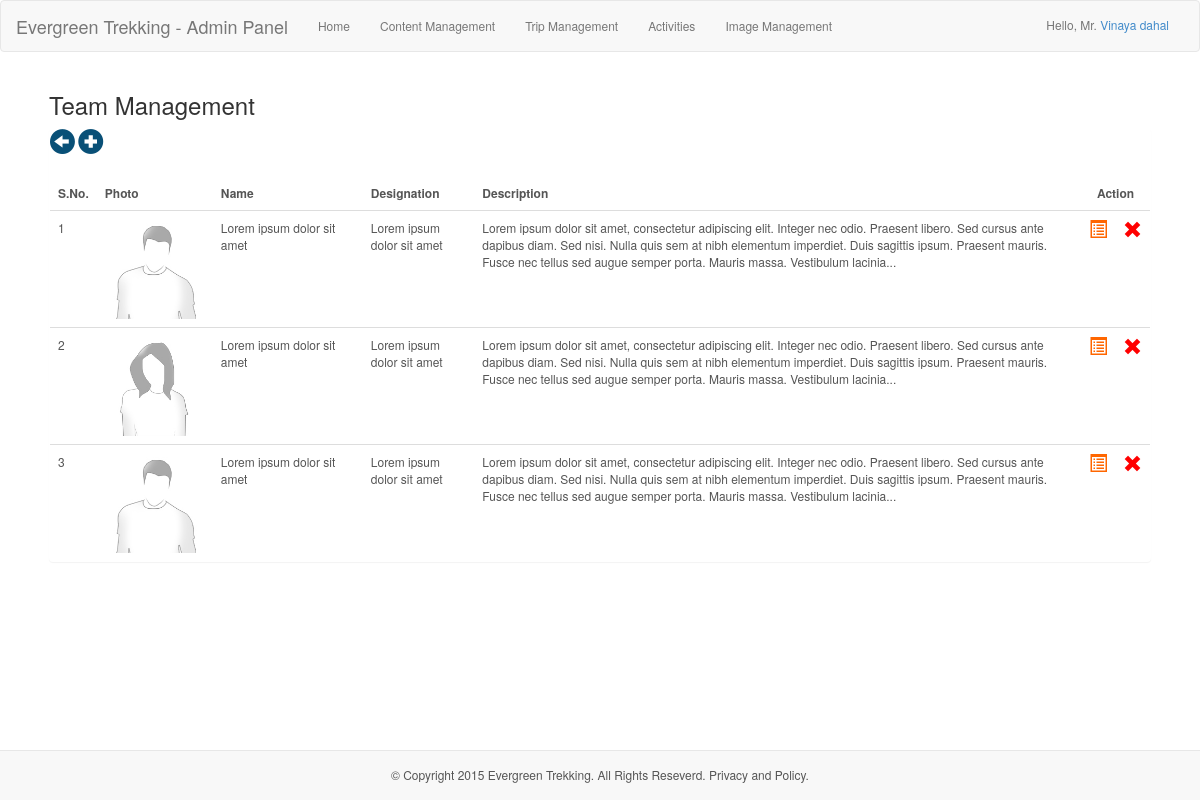
Page /admin/manageTeam/ (signed in) on the committed database.
### tables this page shows
CREATE TABLE `user` (
  `id` int(11) NOT NULL AUTO_INCREMENT,
  `name` varchar(255) NOT NULL,
  `gender` varchar(255) NOT NULL,
  `email` varchar(255) NOT NULL,
  `username` varchar(255) NOT NULL,
  `password` varchar(255) NOT NULL,
  `role` varchar(255) NOT NULL,
  PRIMARY KEY (`id`)
);

CREATE TABLE `team` (
  `id` int(11) NOT NULL AUTO_INCREMENT,
  `photo` varchar(255) NOT NULL,
  `name` varchar(255) NOT NULL,
  `gender` varchar(255) NOT NULL,
  `designation` varchar(255) NOT NULL,
  `description` text NOT NULL,
  PRIMARY KEY (`id`)
);

CREATE TABLE `content` (
  `id` int(11) NOT NULL AUTO_INCREMENT,
  `title` varchar(200) NOT NULL,
  `content` mediumtext NOT NULL,
  `desc` text NOT NULL,
  `keyword` varchar(200) NOT NULL,
  `metadata` mediumtext NOT NULL,
  PRIMARY KEY (`id`),
  UNIQUE KEY `type` (`keyword`)
);

### admin/controller/teamController.php (called while the page is built, shortened)
<?php
if (!empty($_GET['target'])) {
    $target = $_GET['target'];
    if ($target == 'showAll') {
        $title = "Manage Team";
        $allData = $obj_query->select_all('team');
        if (!empty($allData)) {
            $i = 1;
            foreach ($allData as $key => $value) {
                if (!empty($value['photo'])) {
                    $status = checkThumb($value['photo']);
                    if (empty($status)) {
                        $thumbPath = createThumbnail($_SESSION['rootDir'] . '/' . $value['photo']);
                    } else {
                        $thumbPath = $status;
                    }
                } else {
                    if ($value['gender'] == 'Male' || $value['gender'] == 'male') {
                        $thumbPath = 'images/team/blankMale.jpg';
                    } else {
                        $thumbPath = 'images/team/blankFemale.jpg';
                    }
                }
                $info[] = array(
                    'sn' => $i++, 'id' => $value['id'], 'photo' => baseUrl . $thumbPath,
                    'name' => $value['name'], 'desc' => $value['description'],
                    'designation' => $value['designation']);
            }
        }
    }
}

### init.php (called while the page is built, shortened)
<?php
require 'model/query_pak.php';
$obj_query = new query();

### model/query_pak.php (called while the page is built, shortened)
<?php
class query {
    private $dbh;
    public function __construct() {
        if (setPersistence == TRUE) {
            $this->dbh = new PDO("mysql:host=" . host . ";dbname=" . database, username, password, array(PDO::ATTR_PERSISTENT => true));
        } elseif (setPersistence == FALSE) {
            $this->dbh = new PDO("mysql:host=" . host . ";dbname=" . database, username, password);
        } else {
            echo 'Persistence must be set to TRUE or FALSE';
            exit();
        }
    }
    function select_single($col, $table, $id, $val) {
        $field = "`" . implode("`,`", $col) . "`";
        if (is_array($id) && is_array($val)) {
            $query = "SELECT " . $field . " FROM `$table` WHERE `$id[0]`=? AND `$id[1]`=?";
            $bind = $this->dbh->prepare($query);
            $bind->bindParam(1, $val[0]);
            $bind->bindParam(2, $val[1]);
            $res = $bind->execute();
            if ($res == true) {
                return($bind->fetch(PDO::FETCH_ASSOC));
            }
        } elseif (!is_array($id) || empty($id) && !is_array($val) || empty($val)) {
            $query = "SELECT " . $field . " FROM `$table` WHERE $id=?";
            $bind = $this->dbh->prepare($query);
            $bind->bindParam(1, $val);
            $res = $bind->execute();
            if ($res == true) {
                return ($bind->fetch(PDO::FETCH_ASSOC));
            }
        }
    }
    function select_all($table, $start = NULL, $dataPerPage = NULL) {
        if ($start == NULL && $dataPerPage == NULL) {
            $query = "SELECT * FROM $table";
        } else {
            $query = "SELECT * FROM $table LIMIT $start, $dataPerPage";
        }
        $val = $this->dbh->prepare($query);
        $res = $val->execute();
        if ($res == true) {
            return($val->fetchAll(PDO::FETCH_ASSOC));
        } else {
            return 0;
        }
    }
}

### admin/teamManagement.php (the view)
<?php
require '../init.php';
require 'controller/teamController.php';
require 'includes/header.php';
?>
<div class="admin_edit_center">
    <h3>Team Management</h3>
    <div class="panel">
        <a href="<?php echo baseUrl ?>admin/home/" style="outline: 0px;" title="Back"><i class="glyphicon glyphicon-circle-arrow-left back_btn"></i></a>
        <a href="<?php echo baseUrl ?>admin/addTeam/" style="outline: 0px;" title="Add"><i class="glyphicon glyphicon-plus-sign back_btn"></i></a>
        <table class="table table-hover table_override_content">
            <tr>
                <th width="20">S.No.</th>
                <th>Photo</th>
                <th>Name</th>
                <th>Designation</th>
                <th>Description</th>
                <th colspan="2" style="text-align: center">Action</th>
            </tr>
            <?php
            if (!empty($info)) {
                foreach ($info as $info) {
                    ?>
                    <tr>
                        <td width="5"><a href="<?php echo baseUrl ?>admin/editTeam/<?php echo $info['id']; ?>/"><?php echo $info['sn']; ?></a></td>
                        <td><a href="<?php echo baseUrl ?>admin/editTeam/<?php echo $info['id']; ?>/"><img src="<?php echo $info['photo'] ?>" class="productImg" /></a></td>
                        <td width="150"><a href="editTeam/<?php echo $info['id']; ?>/"><?php echo $info['name']; ?></a></td>
                        <td><?php echo $info['designation']; ?></td>
                        <td><?php
                            if (strlen($info['desc']) < 290) {
                                echo $info['desc'];
                            } else {
                                echo substr($info['desc'], 0, 290) . '...';
                            }
                            ?></td>
                        <td width="10"><a href="<?php echo baseUrl ?>admin/editTeam/<?php echo $info['id']; ?>/" title="Edit"><i class="glyphicon glyphicon-list-alt glyphicon_list_override"></i></a></td>
                        <td width="10"><a href="<?php echo baseUrl ?>admin/deleteTeam/<?php echo $info['id']; ?>/" title="Delete" onclick="return confirm('Are you sure?');"><i class="glyphicon glyphicon-remove glyphicon_delete_override"></i></a></td>
                    </tr>
                    <?php
                }
            }
            ?>
        </table>
    </div>
</div>
<?php
require 'includes/footer.php';

### admin/includes/header.php (shortened to what this page needs)
<?php
$segments = explode('/', $_SERVER['REQUEST_URI']);
$page = $segments[count($segments) - 2];
if (!empty($_SESSION['id'])) {
    $col = array('username', 'password', 'name', 'gender', 'email', 'role');
    $id = 'id';
    $val = $_SESSION['id'];
    $userData = $obj_query->select_single($col, 'user', $id, $val);
    $name = $userData['name'];
    $gender = $userData['gender'];
}
?>
<!DOCTYPE html>
<html>
    <head>
        <link href="<?php echo baseUrl; ?>css/baseStyle.css" type="text/css" rel="stylesheet" />
        <link href="<?php echo baseUrl; ?>css/adminStyle.css" type="text/css" rel="stylesheet" />
    </head>
    <body <?php
    if (!empty($_SESSION['status']) && $_SESSION['status'] == 'ok') {
        echo 'onload="show_flash(\'success\');"';
    } elseif (!empty($_SESSION['status']) && $_SESSION['status'] == 'error') {
        echo 'onload="show_flash(\'failed\');"';
    }
    ?>>
            <?php
            if ($title != 'Login') {
                ?>
            <nav class="navbar navbar-default" style="margin: 0px" role="navigation">
                <div class="container-fluid">
                    <div class="navbar-header">
                        <a class="navbar-brand" href="<?php echo baseUrl; ?>admin/home">Evergreen Trekking - Admin Panel</a>
                    </div>
                    <div class="collapse navbar-collapse" id="bs-example-navbar-collapse-1">
                        <ul class="nav navbar-nav">
                            <li><a href="<?php echo baseUrl; ?>admin/home/" style="outline: 0px;">Home</a></li>
                            <li><a href="<?php echo baseUrl; ?>admin/contentManagement/" style="outline: 0px;">Content Management</a></li>
                            <li><a href="<?php echo baseUrl; ?>admin/tripManagement/1/" style="outline: 0px;">Trip Management</a></li>
                            <li><a href="<?php echo baseUrl; ?>admin/activities/1/" style="outline: 0px;">Activities</a></li>
                            <li><a href="<?php echo baseUrl; ?>admin/images/" style="outline: 0px;">Image Management</a></li>
                        </ul>
                        <span class="nav_user_info">Hello,
                            <?php
                            if ($gender == 'male' || $gender == 'Male') {
                                echo 'Mr. ';
                            } else {
                                echo 'Ms. ';
                            }
                            ?>
                            <a href="javascript:void(0);" id="name_link"><?php echo ucfirst($name); ?></a></span>
                    </div>
                </div>
            </nav>
            <?php
        }

### admin/includes/footer.php (shortened to what this page needs)
<?php
$col = array('content');
$id = 'keyword';
$val = 'copyright';
$res = $obj_query->select_single($col, 'content', $id, $val);
if (empty($res)) {
    $copyright = 'No data can be recieved.';
} else {
    $copyright = $res['content'];
}
?>
<nav class="<?php
if ($page == 'addContent' || $page == 'addTrip' || $title == 'TripManagement' || $title == 'EditInfo' || $title == 'EditTrip' || $title == 'AddTeam' || $title == 'EditTeam' || $title == 'EditSlider' || $title == 'ClientReview' || $title == 'EditReview' || !empty($footerName)) {
    echo 'footerNormal';
} else {
    echo 'navbar navbar-default navbar-fixed-bottom';
}
?>" style="z-index:0;" id="footerAdmin">
    <div class="footer_center">
        <?php
        if (!empty($copyright)) {
            echo $copyright;
        }
        ?>
    </div>
</nav>
</body>
</html>

### css/adminStyle.css (style rules this page uses)
* { padding:0; }
body { background:#fff; font-size:12px; }
.nav_user_info { color:#777; float:right; margin-top:15px; }
.admin_edit_center { margin:20px auto; width:1100px; display:table; }
.back_btn { color:#095077; font-size:25px; }
.table_override_content { margin-top:20px; width:1100px; color:#555; }
.table_override_content a { color:#555; outline:0; }
.productImg { display:block; height:auto; width:100px; }
.glyphicon_list_override { color:#f60; font-size:18px; }
.glyphicon_delete_override { color:red; font-size:19px; }
.footer_center { color:#555; margin-top:15px; text-align:center; }
.navbar-fixed-bottom { position:absolute; }

### rows in the picture
user: name "Vinaya dahal"
team: id "1", name "Lorem ipsum dolor sit amet", designation "Lorem ipsum dolor sit amet", description "Lorem ipsum dolor sit amet, consectetur adipiscing elit. Integer nec odio. Praesent libero. Sed cursus ante dapibus diam. Sed nisi. Nulla quis sem at nibh elementum imperdiet. Duis sagittis ipsum. Praesent mauris. Fusce nec tellus sed augue semper porta. Mauris massa. Vestibulum lacinia"
team: id "2", shows a picture, name "Lorem ipsum dolor sit amet", designation "Lorem ipsum dolor sit amet", description "Lorem ipsum dolor sit amet, consectetur adipiscing elit. Integer nec odio. Praesent libero. Sed cursus ante dapibus diam. Sed nisi. Nulla quis sem at nibh elementum imperdiet. Duis sagittis ipsum. Praesent mauris. Fusce nec tellus sed augue semper porta. Mauris massa. Vestibulum lacinia"
team: id "3", name "Lorem ipsum dolor sit amet", designation "Lorem ipsum dolor sit amet", description "Lorem ipsum dolor sit amet, consectetur adipiscing elit. Integer nec odio. Praesent libero. Sed cursus ante dapibus diam. Sed nisi. Nulla quis sem at nibh elementum imperdiet. Duis sagittis ipsum. Praesent mauris. Fusce nec tellus sed augue semper porta. Mauris massa. Vestibulum lacinia"
content: content "© Copyright 2015 Evergreen Trekking. All Rights Reseverd. Privacy and Policy."
